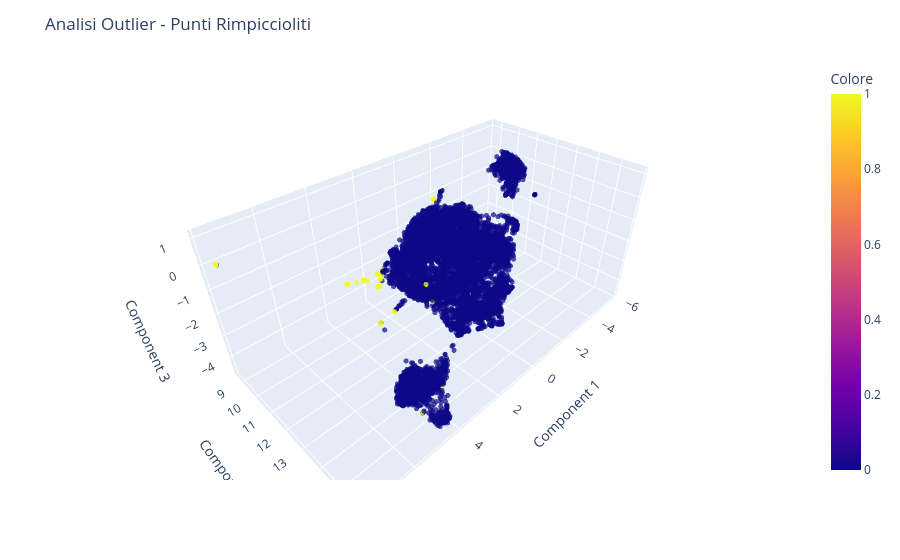

Here is the notebook cell this chart was saved with:
### Code cell
# 2D

plt.scatter(df_unito_umap[:, 0], df_unito_umap[:, 1],
            c=df_outliers['colore'], cmap=plt.cm.bwr, edgecolor='k', alpha=1)

ax.set_xlabel('Component 1')
ax.set_ylabel('Component 2')

plt.show()
import plotly.express as px
import pandas as pd

# 1. Prepariamo il DataFrame
df_plot = pd.DataFrame({
    'Component 1': df_unito_umap[:, 0],
    'Component 2': df_unito_umap[:, 1],
    'Component 3': df_unito_umap[:, 2],
    'Colore': df_outliers['colore']
})

# 2. Creiamo lo scatter 3D con punti piccoli e nuovi colori
fig = px.scatter_3d(
    df_plot,
    x='Component 1',
    y='Component 2',
    z='Component 3',
    color='Colore',
    # --- MODIFICHE QUI ---
    color_continuous_scale='Plasma', # Cambia scala: 'Viridis', 'Plasma', 'Inferno', 'Turbo'
    opacity=0.7,                     # Leggera trasparenza aiuta a vedere la densità
)

# 3. Rimpicciolire i punti
# Plotly usa un default di circa 20. Impostando un valore fisso basso:
fig.update_traces(marker=dict(size=3)) # Prova valori tra 2 e 5

# 4. Opzionale: Titolo e layout
fig.update_layout(title="Analisi Outlier - Punti Rimpiccioliti")

fig.show()

### Figure 1 — Plotly figure (JSON) as saved in the notebook; plotly's stock layout.template omitted (floating-point values rounded to 4 significant figures; data arrays with more than 128 entries replaced by an {"elided": "..."} marker saying what was removed)
{"data": [{"hovertemplate": "Component 1=%{x}<br>Component 2=%{y}<br>Component 3=%{z}<br>Colore=%{marker.color}<extra></extra>", "legendgroup": "", "marker": {"color": {"elided": "8319 int values"}, "coloraxis": "coloraxis", "opacity": 0.7, "size": 3, "symbol": "circle"}, "mode": "markers", "name": "", "scene": "scene", "showlegend": false, "type": "scatter3d", "x": {"elided": "8319 float values"}, "y": {"elided": "8319 float values"}, "z": {"elided": "8319 float values"}}], "layout": {"coloraxis": {"colorbar": {"title": {"text": "Colore"}}, "colorscale": [[0, "#0d0887"], [0.1111, "#46039f"], [0.2222, "#7201a8"], [0.3333, "#9c179e"], [0.4444, "#bd3786"], [0.5556, "#d8576b"], [0.6667, "#ed7953"], [0.7778, "#fb9f3a"], [0.8889, "#fdca26"], [1, "#f0f921"]]}, "legend": {"tracegroupgap": 0}, "margin": {"t": 60}, "scene": {"domain": {"x": [0, 1], "y": [0, 1]}, "xaxis": {"title": {"text": "Component 1"}}, "yaxis": {"title": {"text": "Component 2"}}, "zaxis": {"title": {"text": "Component 3"}}}, "title": {"text": "Analisi Outlier - Punti Rimpiccioliti"}}}
